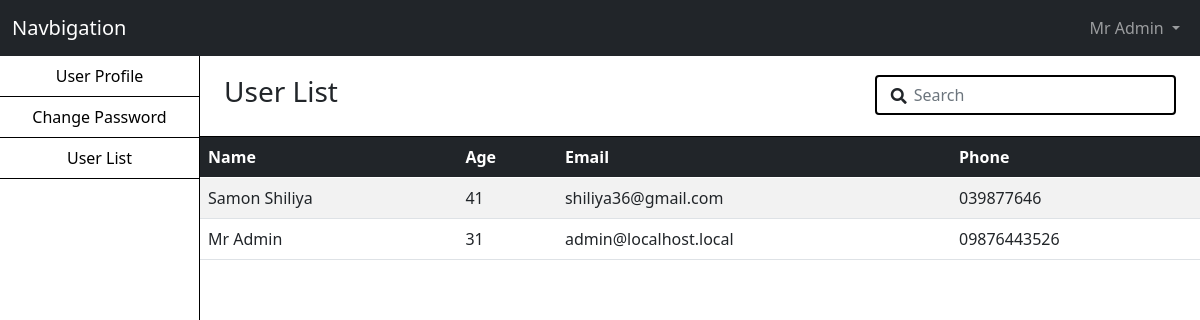
/userlist.php (signed in), run on the app's committed database.
### tables this page shows
CREATE TABLE `user` (
  `id` int(11) NOT NULL,
  `firstname` varchar(255) NOT NULL,
  `lastname` varchar(255) NOT NULL,
  `address` varchar(255) NOT NULL,
  `phone` varchar(20) NOT NULL,
  `email` varchar(50) NOT NULL,
  `dob` date NOT NULL,
  `password` varchar(255) NOT NULL
);

### userlist.php (the view, shortened to what this page needs)
<?php
  require 'controllers/db_credentials.php';
  if (isset($_SESSION['email']))
  {
    $email = $_SESSION['email'];
  }
  $qry =  $mysqli->query("SELECT * FROM `user` WHERE email = '$email'");
  while ($row = $qry->fetch_assoc())
  {
    $fname = $row['firstname'];
    $lname = $row['lastname'];
  }
?>
<!DOCTYPE html>
<html lang="en">
<head>
    <link href="https://cdn.jsdelivr.net/npm/bootstrap@5.0.2/dist/css/bootstrap.min.css" rel="stylesheet">
    <link rel="stylesheet" href="https://pro.fontawesome.com/releases/v5.10.0/css/all.css"/>
    <link rel="stylesheet" href="css/style.css">
</head>
<body>
    <div class="container-fluid px-0 mx-0">
        <nav class="navbar navbar-expand-lg navbar-dark bg-dark">
            <div class="container-fluid">
              <a class="navbar-brand" href="#">Navbigation</a>
              <div class="collapse navbar-collapse" id="navbarSupportedContent">
                <ul class="navbar-nav ms-auto">
                  <li class="nav-item dropdown">
                    <a class="nav-link dropdown-toggle" href="#" id="navbarDropdownMenuLink" role="button" data-toggle="dropdown" aria-expanded="false">
                       <?php echo $fname ." ". $lname ?>
                    </a>
                  </li>
                </ul>
              </div>
            </div>
          </nav>
         <div class="container-fluid">
          <div class="row sidebar">
              <?php include 'nav.php' ?>
           <div class="col-md-10 px-0 mx-0">
              <div class="user">
                <div class="container-fluid">
                  <div class="row">
                    <div class="col-md-8 me-auto">
                      <h3>User List</h3>
                    </div>
                    <div class="col-md-4 ms-auto">
                      <div class="search"> <i class="fa fa-search"></i>
                      <input type="text" id="search_text" class="form-control" placeholder="Search"></div>
                    </div>
                  </div>
                </div>
              </div>
              <table class="table table-striped">
                <thead>
                  <tr>
                    <th scope="col">Name </th>
                    <th scope="col">Age</th>
                    <th scope="col">Email</th>
                    <th scope="col">Phone</th>
                  </tr>
                </thead>
                <tbody id="table_data">
                  <?php
                  $qry =  $mysqli->query("SELECT firstname, lastname, email, TIMESTAMPDIFF(YEAR, dob, CURDATE()) as age, phone FROM `user`");
                  while ($row = $qry->fetch_assoc())
                  {
                    $fname = $row['firstname'];
                    $lname = $row['lastname'];
                    $phn = $row['phone'];
                    $age = $row['age'];
                    $email = $row['email'];
                  ?>
                  <tr>
                    <td><?php echo $fname ." ". $lname ?></td>
                    <td><?php echo $age ?></td>
                    <td><?php echo $email ?></td>
                    <td><?php echo $phn ?></td>
                  </tr>
                  <?php
                  }
                  ?>
                </tbody>
              </table>
            </div>
           </div>
           </div>
         </div>
</body>
</html>

### css/style.css (style rules this page uses)
* { box-sizing: border-box; }
.dropdown { display: inline-block; }
.user { padding: 1.2rem 0; border-bottom: 1px solid black; }
.search { position: relative; }
.search input { text-indent: 25px; border: 2px solid black }
.search .fa-search { position: absolute; top: 13px; left: 16px }
thead { background-color: #212529; color: white; }

### data on the page
user: firstname "Mr", lastname "Admin", age "31", email "admin@localhost.local", phone "09876443526"
user: firstname "Samon", lastname "Shiliya", age "41", email "shiliya36@gmail.com", phone "039877646"
